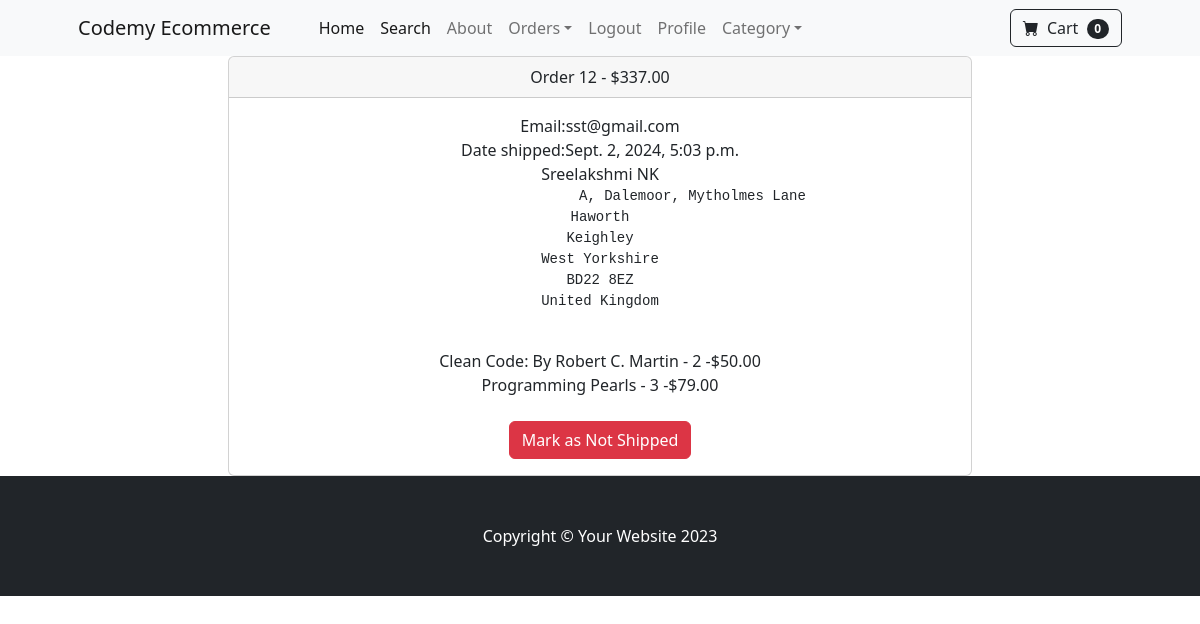
/payment/orders/12 (signed in), run on the app's committed database.
### payment/models.py (models this page shows, shortened)
class Order(models.Model):
    user = models.ForeignKey(User,on_delete=models.CASCADE,null=True,blank=True)
    full_name =  models.CharField(max_length=250)
    email = models.EmailField(max_length=250)
    shipping_address = models.TextField(max_length=15000)
    amount_paid = models.DecimalField(max_digits=7,decimal_places=2)
    date_ordered = models.DateTimeField(auto_now_add=True)
    shipped =  models.BooleanField(default=False)
    date_shipped = models.DateTimeField(blank=True,null=True)

class OrderItem(models.Model):
    order = models.ForeignKey(Order,on_delete=models.CASCADE,null=True)
    product = models.ForeignKey(Product,on_delete=models.CASCADE,null=True)
    user = models.ForeignKey(User,on_delete=models.CASCADE,null=True,blank=True)
    quantity = models.PositiveBigIntegerField(default=1)
    price = models.DecimalField(max_digits=7,decimal_places=2)

### store/models.py (models this page shows)
class Product(models.Model):
    name=models.CharField(max_length=100)
    price=models.DecimalField(default=0, decimal_places=2 , max_digits=6)
    category=models.ForeignKey(Category ,on_delete=models.CASCADE, default=1)
    description=models.CharField(max_length=250, default='',blank=True,null=True)
    image=models.ImageField(upload_to='uploads/product/')
    is_sale = models.BooleanField(default=False)
    sale_price =models.DecimalField(default=0, decimal_places=2 , max_digits=6)
    def __str__(self) -> str:
        return self.name

### payment/views.py (the view, shortened to what this page needs)
# urls.py: path('orders/<int:pk>',views.orders,name='orders'),
def orders(request,pk):
    if request.user.is_authenticated and request.user.is_superuser:
        order =  Order.objects.get(id=pk)
        items = OrderItem.objects.filter(order=pk)
        return render(request,'payment/orders.html',{"order":order,"items":items})
    else:
        messages.success(request,"Access denied")
        return redirect('home')

### cart/context_processor.py (called while the page is built)
def cart(request):
    return {'csrt':Cart(request)}

### payment/templates/payment/orders.html (shortened to what this page needs)
{% extends 'base.html' %}
{% block content %}
<div class="container">
    <div class="row">
        <center>
            <div class="col-8">
                <div class="card">
                    <div class="card-header">
                     Order {{order.id}} - ${{order.amount_paid}}
                    </div>
                    <div class="card-body">
                      Email:{{order.email}}<br/>
                      {% if order.date_shipped %}
                         Date shipped:{{order.date_shipped}}
                      {% else %}
                         Date Ordered:{{order.date_ordered}}
                      {% endif %}
                      <br/>
                      {{order.full_name}}<br/>
                      <pre>
                      {{order.shipping_address}}
                      </pre>
                      {% for item in items %}
                         {{item.product}} - {{item.quantity}} -${{item.price}}<br/>
                      {% endfor %}
                      <br/>
                      {% if not order.shipped %}
                        <form method="POST">
                            {% csrf_token %}
                            <input type="hidden"  name="shipping_status" value="true">
                            <button type="submit" class="btn btn-success">Mark as Shipped</button>
                        </form>
                      {% else %}
                        <form method="POST">
                           <button type="submit" class="btn btn-danger">Mark as Not Shipped</button>
                        </form>
                      {% endif %}
                    </div>
                  </div>
            </div>
        </center>
    </div>
</div>
{% endblock %}

### data on the page
Order: id "12", amount_paid "337.00", email "sst@gmail.com", date_shipped "Sept. 2, 2024, 5:03 p.m.", full_name "Sreelakshmi NK", shipping_address "A, Dalemoor, Mytholmes Lane Haworth Keighley West Yorkshire BD22 8EZ United Kingdom"
OrderItem: product "Clean Code: By Robert C. Martin", quantity "2", price "50.00"
OrderItem: product "Programming Pearls", quantity "3", price "79.00"

### other printed values
{{ cart|length }} "0"
